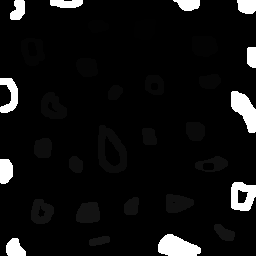
//> input picture exercicio_11/bolhas2.png, 256 x 256 px
$ ./newlabeling bolhas2.png   (built with g++ and OpenCV 4)
//> lines starting //> are read from the running program, lines starting //| are printed output that depends on the picture; after the words box and inside, x2 and y2 are one past the last pixel; in counts of white or black regions, pixels touching at a corner belong together
#include <iostream>
#include <opencv2/opencv.hpp>

using namespace cv;

int main(int argc, char** argv) {
  cv::Mat image = cv::imread(argv[1], cv::IMREAD_GRAYSCALE);
//> image is the input picture: 256 rows x 256 cols, CV_8UC1; min 0, max 255, mean 15.9

  if (!image.data) {
    std::cout << "imagem nao carregou corretamente\n";
    return -1;
  }

  int width = image.cols, height = image.rows;
//> width = 256; height = 256
  int nobjects = 0, nobjects_holes = 0, nobjects_no_holes = 0;
  cv::Point p;

  std::cout << width << " x " << height << " pixels" << std::endl;
//| 256 x 256 pixels

  p.x = 0;
  p.y = 0;

  // Passo 1: Apagar as bolhas que tocam as bordas

  for (int i = 0; i < height; i++) {
      if (image.at<uchar>(i, 0) == 255) {
        p.x = 0;p.y = i;
        cv::floodFill(image, p, 0);
      }
      if (image.at<uchar>(i,width-1) == 255){
        p.x = width - 1; p.y = i;
        cv::floodFill(image, p, 0);
      }
  }
//> this loop made 256 passes
//> pass 1, `cv::floodFill(image, p, 0);`:
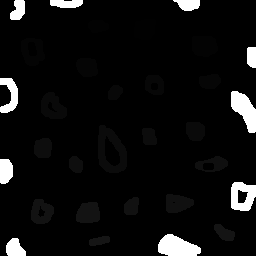
//> image: 256 rows x 256 cols, CV_8UC1; 0.36% of pixels changed, all inside (x1, y1, x2, y2) = (237, 0, 256, 14)
//> after the loop:
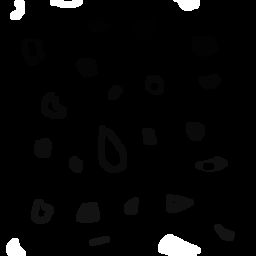
//> image: 256 rows x 256 cols, CV_8UC1; 2.99% of pixels changed, all inside (x1, y1, x2, y2) = (0, 47, 256, 211)

  for (int j = 0; j < width; j++) {
      if (image.at<uchar>(0, j) == 255) {
        p.x = j;p.y = 0;
        cv::floodFill(image, p, 0);
      }
      if (image.at<uchar>(height-1, j) == 255){
        p.x = j;p.y = height-1;
        cv::floodFill(image, p, 0);
      }
  }
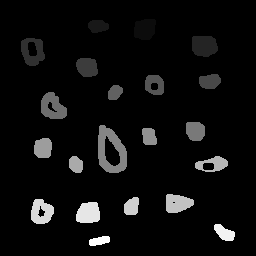
//> image: 256 rows x 256 cols, CV_8UC1; 2.44% of pixels changed, all inside (x1, y1, x2, y2) = (6, 0, 201, 256); drawn with min black and max white

  // Passo 2: Contar bolhas
  int label = 2;

  for(int i = 0; i < height; i++){
    for(int j = 0; j < width; j++){
      if(image.at<uchar>(i,j) == 255){
        p.y = i; p.x = j;
        cv::floodFill(image, p, label++);
      }
    }
  }
//> after the loop, label = 2

  nobjects = label - 2;
//> nobjects = 0

   // Passo 3: Identificar bolhas com buracos
  std::vector<bool> has_hole(label, false);
  for (int i = 0; i < height; i++) {
    for (int j = 0; j < width; j++) {
      if (image.at<uchar>(i, j) == 0) { // Encontrou um buraco
        bool found_object = false;
        for (int dx = -1; dx <= 1 && !found_object; dx++) {
          for (int dy = -1; dy <= 1 && !found_object; dy++) {
            int nx = j + dx, ny = i + dy;
            if (nx >= 0 && nx < width && ny >= 0 && ny < height && image.at<uchar>(ny, nx) > 1) {
              found_object = true;
              p.y = i; p.x = j;
              int obj_label = image.at<uchar>(ny, nx);
              cv::floodFill(image, p, obj_label);
              has_hole[obj_label] = true; // Marca a bolha como contendo um buraco
            }
          }
        }
      }
    }
  }

  // Contar bolhas com e sem buracos
  for (int i = 2; i < label; i++) {
    if (has_hole[i])
      nobjects_holes++;
    else
      nobjects_no_holes++;
  }
//> this loop made 0 passes
//> after the loop, nobjects_holes = 0; nobjects_no_holes = 0

  std::cout << "Total de bolhas: " << nobjects << "\n";
//| Total de bolhas: 0
  std::cout << "Bolhas com buracos: " << nobjects_holes << "\n";
//| Bolhas com buracos: 0
  std::cout << "Bolhas sem buracos: " << nobjects_no_holes << "\n";
//| Bolhas sem buracos: 0

  cv::imshow("image", image);
  cv::imwrite("labeling.png", image);
  cv::waitKey();
  return 0;
}
